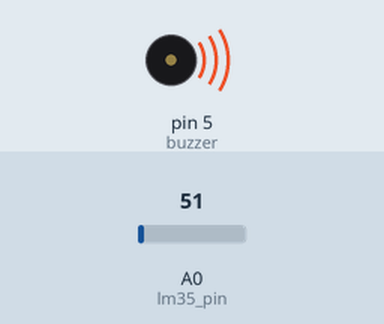
The sketch below on a simulated Arduino Uno, built with avr-gcc and run on an emulated ATmega328P. Shown: buzzer (waves = sounding). The inputs (shaded band) are chosen by the test bench; at power-on: A0 (lm35_pin) = 51. What the sketch prints to the serial monitor is not drawn.

Above: at 1.2 s.
1.3 s: A0 (lm35_pin) set to 22
4.3 s: A0 (lm35_pin) set to 18
Timing chart, 0 to 7.3 s (numbered marks = the images above; inputs shaded):
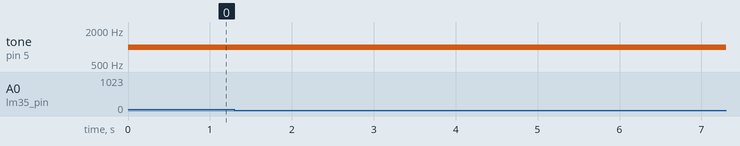

Measured:
- after the input at 1.3 s, every drawn part: stays the same
- after the input at 4.3 s, every drawn part: stays the same

The sketch:

LM35code.ino
```cpp
  int lm35_pin = A0;  /* LM35 O/P pin */
  int temp_adc_val;
  float temp_val;
  int buzzer = 5;

void setup() {
  pinMode(lm35_pin,INPUT);
  pinMode(buzzer, OUTPUT);
  Serial.begin(9600); // initialize serial communication:

}

void loop() {
  // put your main code here, to run repeatedly:
  temp_adc_val = analogRead(lm35_pin);  /* Read Temperature temp_adc_val=analog to digital converted value  */

  //Serial.print("ADC = ");
  //Serial.println(temp_adc_val);

  temp_val = (temp_adc_val * 4.88); // Convert adc value to equivalent voltage  0.00488 volts to 4.88 mV

  temp_val = (temp_val/10); // LM35 gives output of 10mv/°C
  Serial.print("Temperature = ");
  Serial.print(temp_val);
  Serial.print(" Degree Celsius");
  Serial.println();
  if (temp_val < 30){
    tone(buzzer,1000);
  }

}
```
